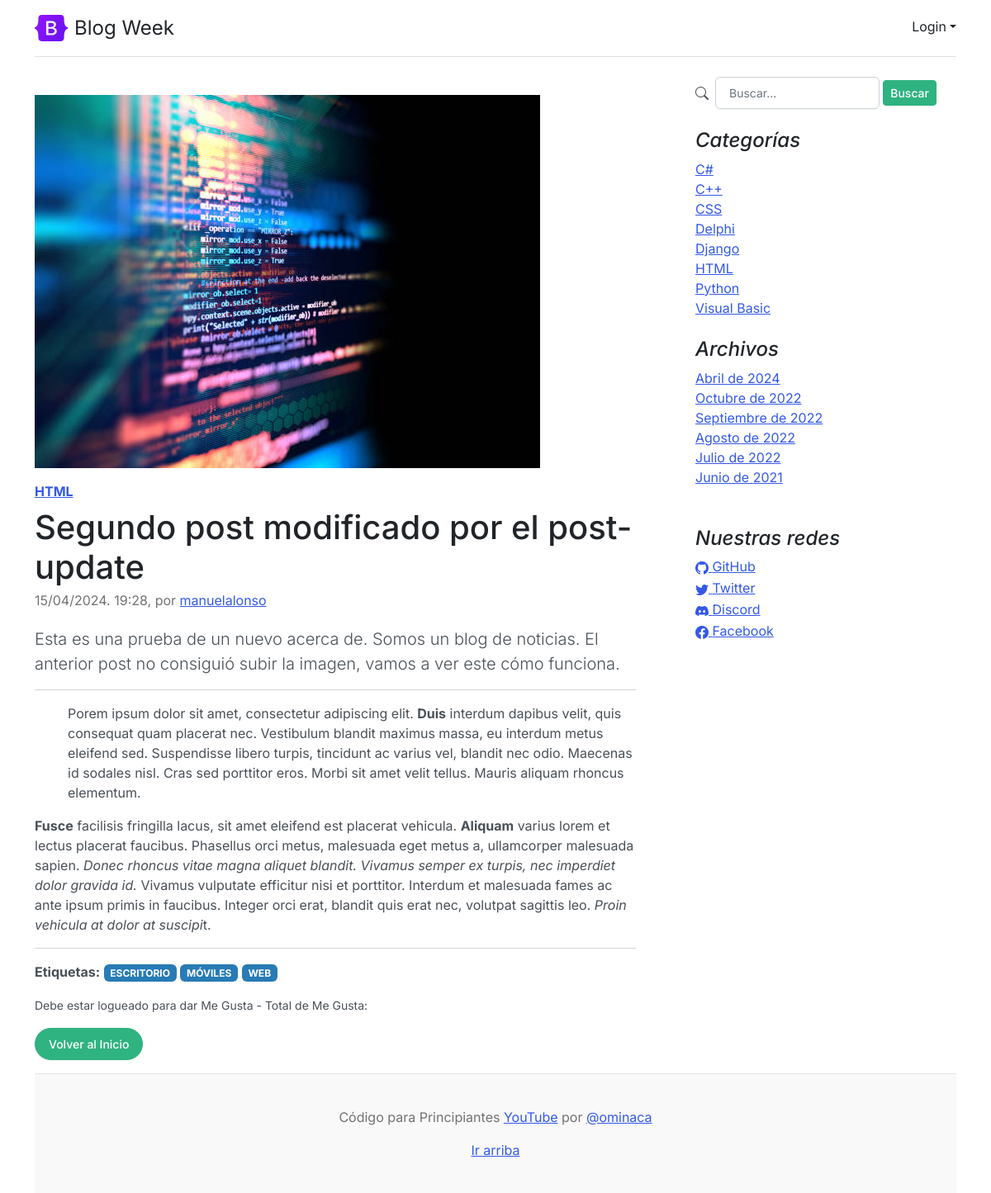
Page /post/9 on the committed database.
### core/models.py (models this page shows, shortened)
class Post(models.Model):
	title = models.CharField(max_length=250, verbose_name='Título')
	excerpt = models.TextField(verbose_name='Entradilla')
	content = RichTextField(verbose_name='Contenido')
	image = models.ImageField(default='default.jpg',upload_to=profile_picture_path, verbose_name='Imagen')
	published = models.BooleanField(default=False, verbose_name='Publicado')
	category = models.ForeignKey(Category, on_delete=models.CASCADE, related_name='get_posts', verbose_name='Categoría')
	author = models.ForeignKey(User, on_delete=models.CASCADE, related_name='get_posts', verbose_name='Autor')
	tags = models.ManyToManyField(Tag, verbose_name='Etiquetas')
	likes = models.ManyToManyField(User, related_name='blog_posts', verbose_name='Me Gusta')
	created = models.DateTimeField(auto_now_add=True, verbose_name='Fecha de creación')
	updated = models.DateTimeField(auto_now=True, verbose_name='Fecha de modificación')
	class Meta:
		verbose_name = 'Publicación'
		verbose_name_plural = 'Publicaciones'
		ordering = ['-created']

class Category (models.Model):
	name = models.CharField(max_length=200, unique=True, verbose_name='Nombre')
	active = models.BooleanField(default=True, verbose_name='Activo')
	created = models.DateTimeField(auto_now_add=True, verbose_name='Fecha de creación')
	updated = models.DateTimeField(auto_now=True, verbose_name='Fecha de modificación')
	class Meta:
		verbose_name = 'Categoría'
		verbose_name_plural = 'Categorías'
		ordering = ['name']
	def __str__(self):
		return self.name

class Tag (models.Model):
	name = models.CharField(max_length=200, unique=True, verbose_name='Nombre')
	active = models.BooleanField(default=True, verbose_name='Activo')
	created = models.DateTimeField(auto_now_add=True, verbose_name='Fecha de creación')
	updated = models.DateTimeField(auto_now=True, verbose_name='Fecha de modificación')
	class Meta:
		verbose_name = 'Etiqueta'
		verbose_name_plural = 'Etiquetas'
		ordering = ['name']

class Link(models.Model):
	key = models.CharField(max_length=100, verbose_name='Key Link')
	name = models.CharField(max_length=120, verbose_name='Red Social')
	url = models.URLField(max_length=350, blank=True, null=True, verbose_name='Enlace')
	icon = models.CharField(max_length=100, blank=True, null=True, verbose_name='Icono')
	created = models.DateTimeField(auto_now_add=True, verbose_name='Fecha de creación')
	updated = models.DateTimeField(auto_now=True, verbose_name='Fecha de modificación')
	class Meta:
		verbose_name = 'Red Social'
		verbose_name_plural = 'Redes Sociales'
		ordering = ['name']

### core/views.py (the view)
# urls.py: path('post/<pk>',PostDetailView.as_view(), name='post'),
class PostDetailView(DetailView):
    model=Post
    template_name='core/detail.html'

### core/processors.py (called while the page is built)
def ctx_dic_about(request):
	ctx_about = {}
	ctx_about['ABOUT'] = About.objects.latest('created')
	return ctx_about

def ctx_dic_category(request):
	ctx_category = {}
	ctx_category['categories'] = Category.objects.filter(active=True)
	return ctx_category

def ctx_dic_history(request):
	ctx_history = {}
	ctx_history['dates'] = Post.objects.dates('created', 'month', order='DESC').distinct()
	return ctx_history

def ctx_dic_link(request):
	ctx_link = {}
	links = Link.objects.all()
	for link in links:
		ctx_link[link.key] = {'url':link.url, 'icon':link.icon}
	return ctx_link

### templates/core/detail.html (shortened to what this page needs)
{% extends 'core/base.html' %}
{% load static %}
{% block content %}
{% include 'core/includes/submenu.html' %}
<article class="blog-post mb-1">
    <div class="col-auto d-none d-lg-block">
        <img src={{ post.image.url }} class="img-fluid" alt="">
    </div>
    <strong class="d-inline-block mb-2 mt-3 text-primary"><a href={% url 'category'  %}?cat={{post.category.id}}>{{ post.category }}</a></strong>
    <h2 class="blog-post-title mb-1">{{ post.title }}</h2>
    <p class="blog-post-meta">{{ post.created|date:"d/m/Y. H:i" }}, por <a href={% url 'author' %}?aut={{post.author.id}}>{{ post.author }}</a></p>
    <p class="lead my-3">{{ post.excerpt }}</p>
    <hr>
    <p>{{ post.content | safe }}</p>
    <hr>
    <strong>Etiquetas:</strong>
    {% for tag in post.tags.all %}
        <span class="badge text-bg-info mb-3">{{ tag.name|upper }}</span>
    {% endfor %}
    <form action="{% url 'like_post' post.pk %}" method="post">
        {% if user.is_authenticated %}
            {% if liked %}
                <button type="submit" class="btn btn-sm btn-danger mt-0" name="post_id" value="{{ post.id }}">
                    No Me Gusta <span class="badge bg-secondary mt-0">{{ total_likes }}</span>
                </button>
            {% else %}
                <button type="submit" class="btn btn-sm btn-primary" name="post_id" value="{{ post.id }}">
                    Me Gusta <span class="badge bg-secondary mt-0">{{ total_likes }}</span>
                </button>
            {% endif %}
        {% else %}
            <small>Debe estar logueado para dar Me Gusta - Total de Me Gusta: <strong>{{ total_likes }}</strong> </small>
        {% endif %}
    </form>
</article>
<div class="my-3">
    <a class="btn btn-success rounded-pill" href={% url 'home' %}>Volver al Inicio</a>
</div>
{% endblock %}

### templates/core/base.html (shortened to what this page needs)
<!doctype html>
<html lang="es">
<head>
    <link rel="stylesheet" href="https://cdn.jsdelivr.net/npm/bootstrap-icons@1.9.1/font/bootstrap-icons.css">
    {% load static %}
    <link href={% static 'core/css/bootstrap.min.css' %} rel="stylesheet">
    <link href={% static 'core/css/blog.css' %} rel="stylesheet">
</head>
<body>
  <div class="container">
    <header class="d-flex flex-wrap justify-content-center py-3 mb-4 border-bottom">
      <a href="/admin/" class="d-flex align-items-center mb-3 mb-md-0 me-md-auto text-dark text-decoration-none">
        <img class="bi me-2" width="40" height="32" src={% static 'core/img/bootstrap-logo.svg' %}>
        <span class="fs-4">Blog Week</span>
      </a>
      <div class="dropdown text-end ms-5 mt-1">
        <a href="#" class="d-block link-dark text-decoration-none dropdown-toggle" id="dropdownUser1" data-bs-toggle="dropdown" aria-expanded="false">
            {% if user.is_authenticated  %}Bienvenid@ {{user.username}}{% else %}Login{% endif %}</a>
      </div>
    </header>
    <main class="mt-2">
      <section class="row g-5">
        <div class="col-md-8">
            {% block content %} {% endblock %}
        </div>
        <aside class="col-md-4">
          <div class="position-sticky" style="top: 2rem;">
            <div class="pt-0 px-4">
              <div class="mb-4">
                <div class="row">
                  <div class="col-md-12 search">
                    <form action="{% url 'search' %}" method="GET">
                        <div id="">
                          <div class="col-md-12 card-body d-flex align-items-center gap-1">
                            <i class="bi bi-search me-1"></i>
                            <input type="text" class="form-control" placeholder="Buscar..." name="search" value = "{{ request.GET.search }}">
                            <button type="submit" class="btn btn-sm btn-success">Buscar</button>
                          </div>
                        </div>
                    </form>
                  </div>
                </div>
              </div>
              <h4 class="fst-italic">Categorías</h4>
              <ol class="list-unstyled mb-0">
                {% for item in categories %}
                  <li><a href={% url 'category' %}?cat={{item.id}}>{{ item.name }}</a></li>
                {% endfor %}
              </ol>
            </div>
            <div class="p-4">
              <h4 class="fst-italic">Archivos</h4>
              <ol class="list-unstyled mb-0">
                {% for item in dates %}
                  <li>
                    {% if item.month == 4 %}<a href={% url 'dates' item.month item.year %}>Abril de {{ item.year }}</a>{% endif %}
                    {% if item.month == 6 %}<a href={% url 'dates' item.month item.year %}>Junio de {{ item.year }}</a>{% endif %}
                    {% if item.month == 7 %}<a href={% url 'dates' item.month item.year %}>Julio de {{ item.year }}</a>{% endif %}
                    {% if item.month == 8 %}<a href={% url 'dates' item.month item.year %}>Agosto de {{ item.year }}</a>{% endif %}
                    {% if item.month == 9 %}<a href={% url 'dates' item.month item.year %}>Septiembre de {{ item.year }}</a>{% endif %}
                    {% if item.month == 10 %}<a href={% url 'dates' item.month item.year %}>Octubre de {{ item.year }}</a>{% endif %}
                  </li>
                {% endfor %}
              </ol>
            </div>
            <div class="p-4">
              <h4 class="fst-italic">Nuestras redes</h4>
              <ol class="list-unstyled">
                {% if LINK_GITHUB.url %}
                  <li><a href={{ LINK_GITHUB.url }}><i class="{{ LINK_GITHUB.icon }}"></i> GitHub</a></li>
                {% endif %}
                {% if LINK_TWITTER.url %}
                  <li><a href={{ LINK_TWITTER.url }}><i class="{{ LINK_TWITTER.icon }}"></i> Twitter</a></li>
                {% endif %}
                {% if LINK_DISCORD.url %}
                  <li><a href={{ LINK_DISCORD.url }}><i class="{{ LINK_DISCORD.icon }}"></i> Discord</a></li>
                {% endif %}
                {% if LINK_FACEBOOK.url %}
                  <li><a href={{ LINK_FACEBOOK.url }}><i class="{{ LINK_FACEBOOK.icon }}"></i> Facebook</a></li>
                {% endif %}
              </ol>
            </div>
          </div>
        </aside>
      </section>
    </main>
    <footer class="blog-footer">
      <p>Código para Principiantes <a href="https://www.youtube.com/channel/UCojloc55DB6zD6zB7-kTWWQ">YouTube</a> por <a href="https://twitter.com/ominaca">@ominaca</a></p>
      <p>
        <a href="#">Ir arriba</a>
      </p>
    </footer>
  </div>
</body>
</html>

### core/static/core/css/blog.css (style rules this page uses)
.blog-post { margin-bottom: 4rem; }
.blog-post-title { font-size: 2.5rem; }
.blog-post-meta { margin-bottom: 1.25rem; color: #727272; }
.blog-footer { padding: 2.5rem 0; color: #727272; text-align: center; background-color: #f9f9f9; border-top: .05rem solid #e5e5e5; }
.blog-footer p:last-child { margin-bottom: 0; }
.bi { vertical-align: -.125em; fill: currentColor; }

### rows in the picture
Post: image (picture), category "HTML", title "Segundo post modificado por el post-update", created "15/04/2024. 19:28", author "manuelalonso", excerpt "Esta es una prueba de un nuevo acerca de. Somos un blog de noticias. El anterior post no consiguió subir la imagen, vamos a ver este cómo funciona.", content "Porem ipsum dolor sit amet, consectetur adipiscing elit. Duis interdum dapibus velit, quis consequat quam placerat nec. Vestibulum blandit maximus massa, eu interdum metus eleifend sed. Suspendisse libero turpis, tincidunt ac varius vel, blandit nec odio. Maecenas id sodales nisl. Cras sed porttitor eros. Morbi sit amet velit tellus. Mauris aliquam rhoncus elementum. Fusce facilisis fringilla lacus, sit amet eleifend est placerat vehicula. Aliquam varius lorem et lectus placerat faucibus. Phasellus orci metus, malesuada eget metus a, ullamcorper malesuada sapien. Donec rhoncus vitae magna aliquet blandit. Vivamus semper ex turpis, nec imperdiet dolor gravida id. Vivamus vulputate efficitur…"
Tag: name "ESCRITORIO"
Tag: name "MÓVILES"
Tag: name "WEB"
Category: name "C#"
Category: name "C++"
Category: name "CSS"
Category: name "Delphi"
Category: name "Django"
Category: name "HTML"
Category: name "Python"
Category: name "Visual Basic"

### other values in the picture
{{ item.year }} "2024"
{{ item.year }} "2022"
{{ item.year }} "2021"
